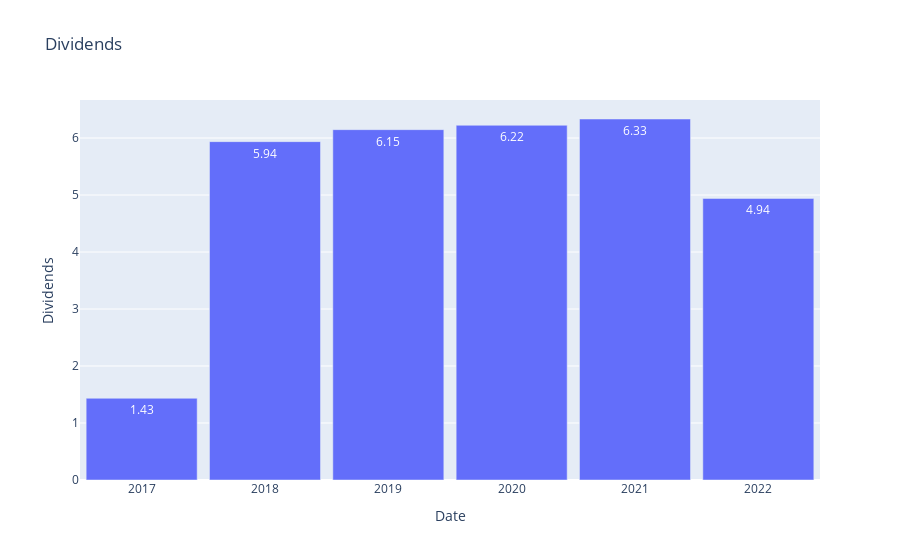

Notebook code cell kept with this figure:
### Code cell
dividends = web.DataReader('IBM', 'yahoo-dividends')
dividends = dividends.reset_index()
data = dividends.rename(columns={'index': 'Date', 'value': 'Dividends'})
data['Date'] = data['Date'].dt.strftime('%Y')
data['test']=data.groupby(["Date"])["Dividends"].transform(sum)
data=data.groupby(["Date"])["Dividends"].sum()
data = data.reset_index()
fig = px.bar(data,x='Date', y="Dividends",text_auto=".2f",title="Dividends")
fig.update_layout(bargap=0.1)

### Figure 1 — Plotly figure (JSON) as saved in the notebook; plotly's stock layout.template omitted (floating-point values rounded to 4 significant figures)
{"data": [{"alignmentgroup": "True", "hovertemplate": "Date=%{x}<br>Dividends=%{y}<extra></extra>", "legendgroup": "", "marker": {"color": "#636efa", "pattern": {"shape": ""}}, "name": "", "offsetgroup": "", "orientation": "v", "showlegend": false, "textposition": "auto", "texttemplate": "%{y:.2f}", "type": "bar", "x": ["2017", "2018", "2019", "2020", "2021", "2022"], "xaxis": "x", "y": [1.434, 5.937, 6.147, 6.224, 6.334, 4.94], "yaxis": "y"}], "layout": {"bargap": 0.1, "barmode": "relative", "legend": {"tracegroupgap": 0}, "title": {"text": "Dividends"}, "xaxis": {"anchor": "y", "domain": [0, 1], "title": {"text": "Date"}}, "yaxis": {"anchor": "x", "domain": [0, 1], "title": {"text": "Dividends"}}}}
